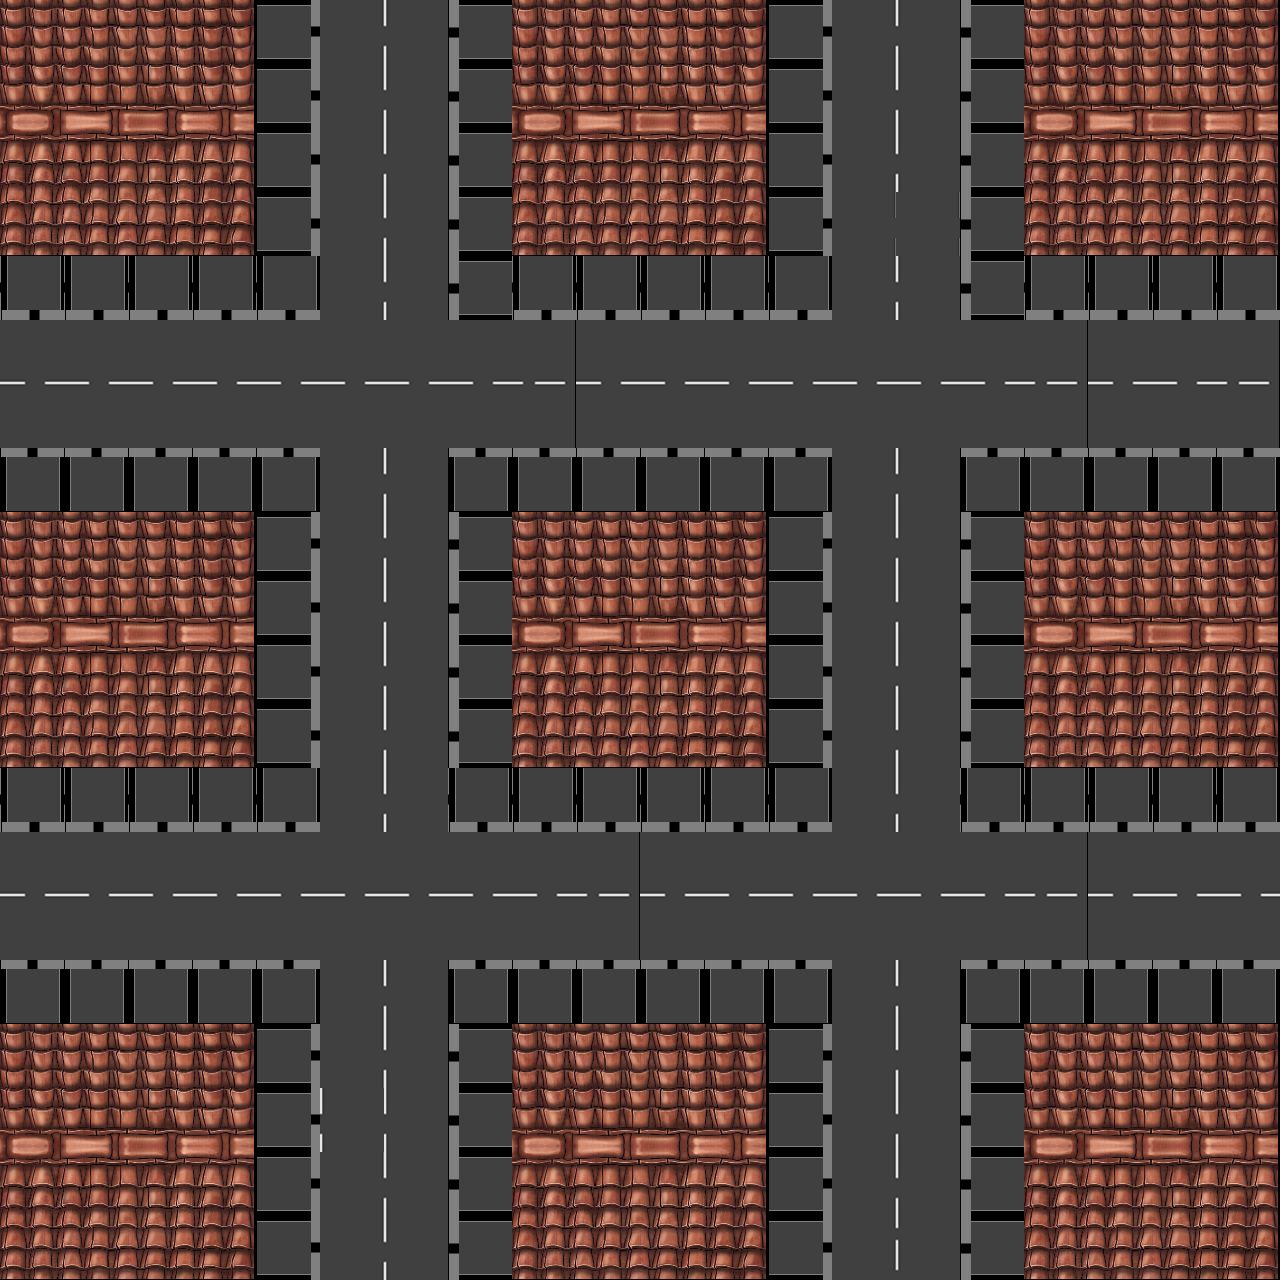

This is a level from a 2D game, rendered from its Tiled map with the project's own tilesets. A one-line summary and the complete map file follow:
An orthogonal 20x20 tile map with 64x64 px tiles, 2 tile layers (Tile Layer 1, Tile Layer 2).

<map version="1.0" tiledversion="1.0.3" orientation="orthogonal" renderorder="right-down" width="20" height="20" tilewidth="64" tileheight="64" nextobjectid="1">
 <tileset firstgid="1" source="untitled.tsx" />
 <layer name="Tile Layer 1" width="20" height="20">
  <data encoding="csv">
1,2,3,4,41,39,40,18,1,2,3,4,41,39,40,18,1,2,3,4,
10,11,12,13,41,39,40,18,10,11,12,13,41,39,40,18,10,11,12,13,
19,20,21,22,41,39,40,18,19,20,21,22,41,39,40,18,19,20,21,22,
28,29,30,31,41,39,40,18,28,29,30,31,41,39,39,18,28,29,30,31,
42,42,42,42,42,39,40,18,42,42,42,42,42,39,40,18,42,42,42,42,
37,37,37,37,37,37,37,37,38,37,37,37,37,37,37,37,38,37,37,38,
46,46,46,46,46,46,46,46,47,46,46,46,46,46,46,46,47,46,46,47,
9,9,9,9,9,39,40,9,9,9,9,9,9,39,40,9,9,9,9,9,
1,2,3,4,41,39,40,18,1,2,3,4,41,39,40,18,1,2,3,4,
10,11,12,13,41,39,40,18,10,11,12,13,41,39,40,18,10,11,12,13,
19,20,21,22,41,39,40,18,19,20,21,22,41,39,40,18,19,20,21,22,
28,29,30,31,41,39,40,18,28,29,30,31,41,39,40,18,28,29,30,31,
42,42,42,42,42,39,40,42,42,42,42,42,42,39,40,42,42,42,42,42,
37,37,37,37,37,37,37,37,37,38,37,37,37,37,37,37,38,37,37,37,
46,46,46,46,46,46,46,46,46,47,46,46,46,46,46,46,47,46,46,46,
9,9,9,9,9,39,40,9,9,9,9,9,9,39,40,9,9,9,9,9,
1,2,3,4,41,39,40,18,1,2,3,4,41,39,40,18,1,2,3,4,
10,11,12,13,41,40,40,18,10,11,12,13,41,39,40,18,10,11,12,13,
19,20,21,22,41,39,40,18,19,20,21,22,41,39,40,18,19,20,21,22,
28,29,30,31,41,39,40,18,28,29,30,31,41,48,49,18,28,29,30,31
</data>
 </layer>
 <layer name="Tile Layer 2" width="20" height="20">
  <data encoding="csv">
0,0,0,0,0,0,0,0,0,0,0,0,0,0,0,0,0,0,0,0,
0,0,0,0,0,0,0,0,0,0,0,0,0,0,0,0,0,0,0,0,
0,0,0,0,0,0,0,0,0,0,0,0,0,0,0,0,0,0,0,0,
0,0,0,0,0,0,0,0,0,0,0,0,0,0,0,0,0,0,0,0,
0,0,0,0,0,0,0,0,0,0,0,0,0,0,0,0,0,0,0,0,
0,0,0,0,0,0,0,0,0,0,0,0,0,0,0,0,0,0,0,0,
0,0,0,0,0,0,0,0,0,0,0,0,0,0,0,0,0,0,0,0,
0,0,0,0,0,0,0,0,0,0,0,0,0,0,0,0,0,0,0,0,
0,0,0,0,0,0,0,0,0,0,0,0,0,0,0,0,0,0,0,0,
0,0,0,0,0,0,0,0,0,0,0,0,0,0,0,0,0,0,0,0,
0,0,0,0,0,0,0,0,0,0,0,0,0,0,0,0,0,0,0,0,
0,0,0,0,0,0,0,0,0,0,0,0,0,0,0,0,0,0,0,0,
0,0,0,0,0,0,0,0,0,0,0,0,0,0,0,0,0,0,0,0,
0,0,0,0,0,0,0,0,0,0,0,0,0,0,0,0,0,0,0,0,
0,0,0,0,0,0,0,0,0,0,0,0,0,0,0,0,0,0,0,0,
0,0,0,0,0,0,0,0,0,0,0,0,0,0,0,0,0,0,0,0,
0,0,0,0,0,0,0,0,0,0,0,0,0,0,0,0,0,0,0,0,
0,0,0,0,0,0,0,0,0,0,0,0,0,0,0,0,0,0,0,0,
0,0,0,0,0,0,0,0,0,0,0,0,0,0,0,0,0,0,0,0,
0,0,0,0,0,0,0,0,0,0,0,0,0,0,0,0,0,0,0,0
</data>
 </layer>
</map>